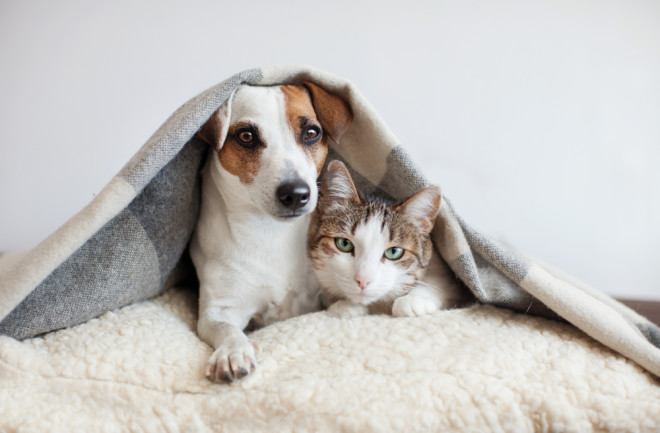
#> input picture assets/dog_and_cat.jpg, 660 x 433 px
$ python histogram.py
#> lines starting #> are read from the running program, lines starting #| are printed output that depends on the picture
import cv2 as cv
import matplotlib.pyplot as plt

img = cv.imread('./assets/dog_and_cat.jpg')
#> img is the input picture: shape (433, 660, 3); mean B, G, R 190.6, 193.5, 196.3

# print(img)
cv.imshow('Dog and Cat', img)
gray = cv.cvtColor(img, cv.COLOR_BGR2GRAY)
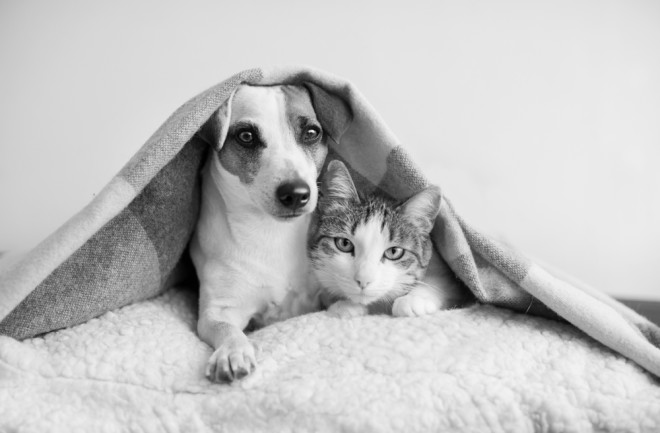
#> gray: shape (433, 660); min 0, max 248, mean 193.9
cv.imshow('Gray', gray)

# print(gray)

gray_hist = cv.calcHist([gray], [0], None, [256], [0,256] )
#> gray_hist = 256 values, max 11442 at index 230, min 0 at index 249, mean 1116.3

# Grayscale Histogram
plt.figure()
plt.title('Grayscale Histogram')
plt.xlabel('Bins')
plt.ylabel('# of pixels')
plt.plot(gray_hist)
plt.xlim([0,256])
plt.show()
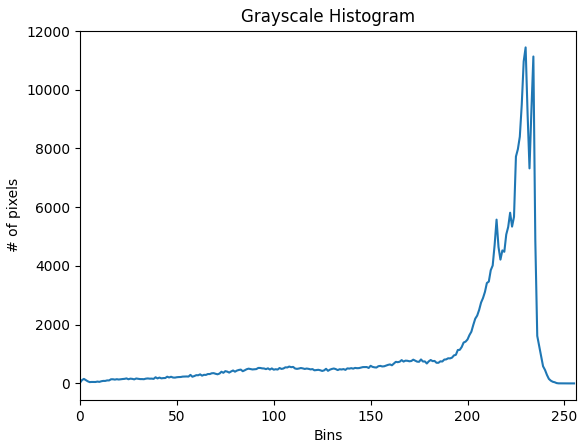
#> figure drawn by matplotlib, 1 panel; curve peaks at x = 230, y = 11442

# # Colour Histogram
plt.figure()
plt.title('Colour Histogram')
plt.xlabel('Bins')
plt.ylabel('# of pixels')
colors = ('b', 'g', 'r')

for i,col in enumerate(colors):
    hist = cv.calcHist([img], [i], None, [256], [0,256])
    plt.plot(hist, color=col)
    plt.xlim([0,256])

plt.show()
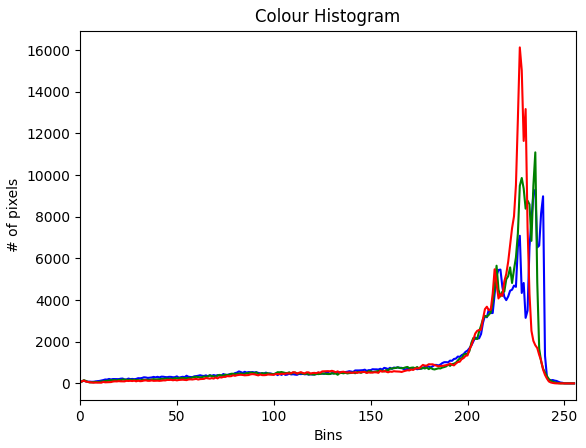
#> figure drawn by matplotlib, 1 panel; curve peaks at x = 235, y = 9298; curve peaks at x = 235, y = 11091; curve peaks at x = 227, y = 16130


cv.waitKey(0)

$ run again, with assets/beach.jpg copied over assets/dog_and_cat.jpg
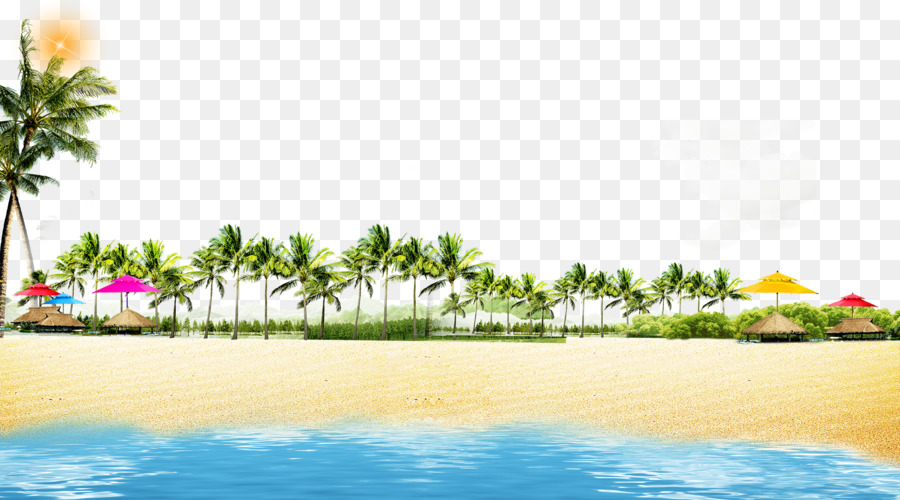
#> input picture assets/beach.jpg, 900 x 500 px
#> img is the input picture: shape (500, 900, 3); mean B, G, R 205.9, 220.7, 213
#> `gray = cv.cvtColor(img, cv.COLOR_BGR2GRAY)`:
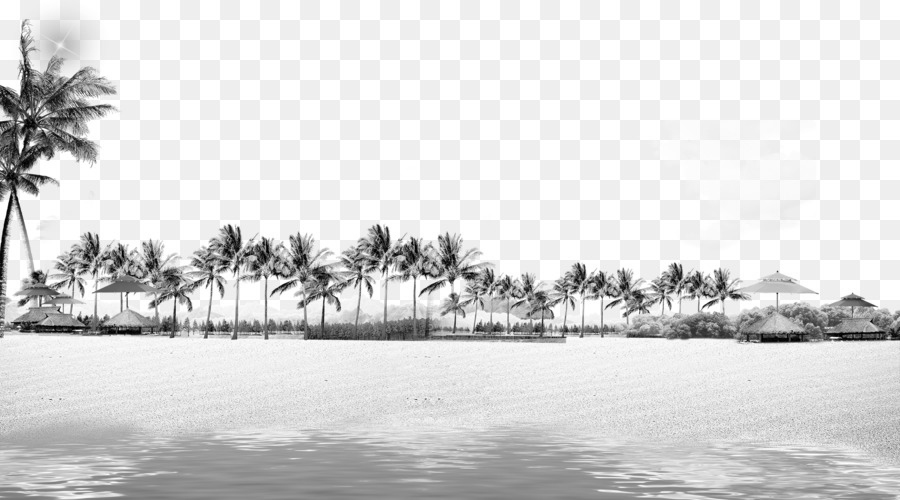
#> gray: shape (500, 900); min 0, max 255, mean 216.7
#> gray_hist = 256 values, max 88773 at index 238, min 11 at index 0, mean 1757.8
#> `plt.show()`:
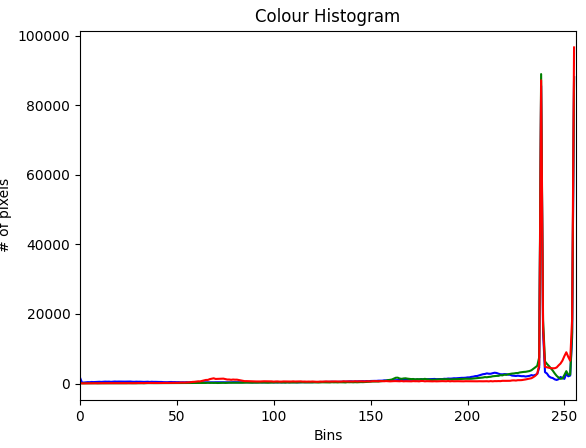
#> figure drawn by matplotlib, 1 panel; curve peaks at x = 255, y = 88100; curve peaks at x = 238, y = 88981; curve peaks at x = 255, y = 96653
